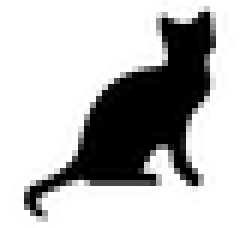
#> input picture Chapter 19 - Manipulating Images/catlogo1.png, 40 x 38 px (shown 6 times larger)
$ python customSeedingCards.py catlogo1.png
#> lines starting #> are read from the running program, lines starting #| are printed output that depends on the picture
#!python3
#customSeedingCards.py - Create invitations for a list of guests.

import os, sys
from PIL import Image, ImageDraw

abspath = os.path.abspath(sys.argv[0])
dname = os.path.dirname(abspath)
os.chdir(dname)

os.makedirs('Invitations', exist_ok=True)

guestFile = open('guests.txt')
#> (reads Chapter 19 - Manipulating Images/guests.txt from the repository)
guestList = guestFile.readlines()
print(guestList)

catImg = Image.open('catlogo1.png')
#> catImg is the input picture: PIL image 40x38 RGBA; mean R, G, B, A 0, 0, 0, 69

for guest in guestList:
    imgObj = Image.new('RGBA', (288, 360), 'white')
    draw = ImageDraw.Draw(imgObj)
    #Draw border.
    draw.line([(0,0), (288,0), (288,360), (0,360), (0,0)], fill = 'black', width= 10)
    #Add text and image.
    draw.text((54, 50), 'Invitation for ' + guest, fill= 'black')
    imgObj.paste(catImg, (104,125), catImg)
    #Saving file.
    imgFile = 'invitation_' + guest.replace(' ', '') + '.png'
    print('Creating invitation for %s...' % guest)
    imgObj.save(os.path.join('Invitations', imgFile))
#> this loop made 5 passes
#> pass 1, `imgObj.save(os.path.join('Invitations', imgFile))`:
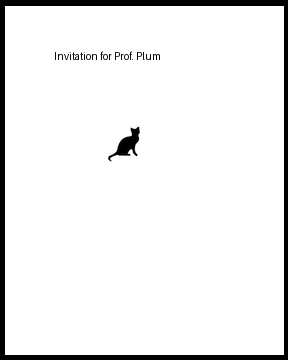
#> saved as invitation_Prof.Plum
.png: PIL image 288x360 RGBA; mean R, G, B, A 237.9, 237.9, 237.9, 254.9; transparent parts drawn white
#> pass 2, `imgObj.save(os.path.join('Invitations', imgFile))`:
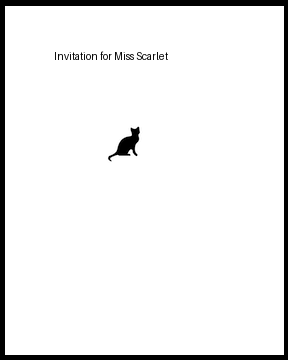
#> saved as invitation_MissScarlet
.png: PIL image 288x360 RGBA; mean R, G, B, A 237.8, 237.8, 237.8, 254.9; transparent parts drawn white
